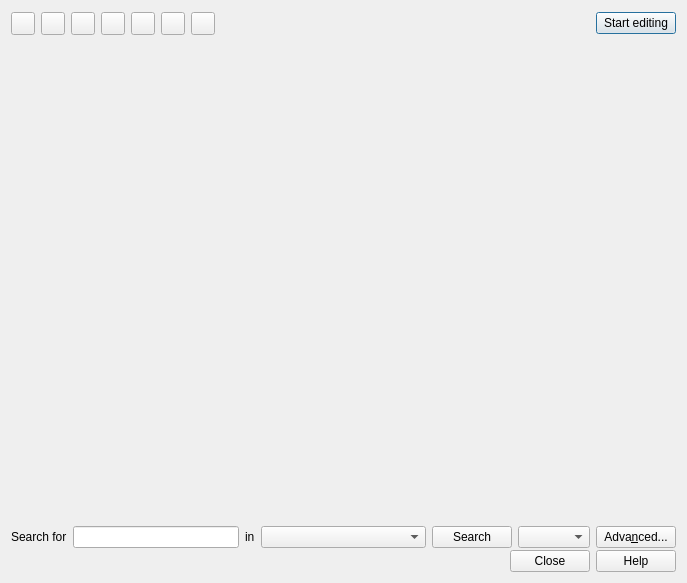
<ui version="4.0" >
 <class>QgsAttributeTableBase</class>
 <widget class="QDialog" name="QgsAttributeTableBase" >
  <property name="geometry" >
   <rect>
    <x>0</x>
    <y>0</y>
    <width>687</width>
    <height>583</height>
   </rect>
  </property>
  <property name="windowTitle" >
   <string>Attribute Table</string>
  </property>
  <property name="windowIcon" >
   <iconset/>
  </property>
  <layout class="QGridLayout" >
   <property name="horizontalSpacing" >
    <number>2</number>
   </property>
   <property name="verticalSpacing" >
    <number>2</number>
   </property>
   <item row="0" column="0" >
    <layout class="QHBoxLayout" >
     <item>
      <widget class="QToolButton" name="mRemoveSelectionButton" >
       <property name="toolTip" >
        <string>Remove selection</string>
       </property>
       <property name="text" >
        <string/>
       </property>
       <property name="icon" >
        <iconset>../xpm/remove_selection.xpm</iconset>
       </property>
       <property name="shortcut" >
        <string/>
       </property>
      </widget>
     </item>
     <item>
      <widget class="QToolButton" name="mSelectedToTopButton" >
       <property name="toolTip" >
        <string>Move selected to top</string>
       </property>
       <property name="text" >
        <string/>
       </property>
       <property name="icon" >
        <iconset>../xpm/selected_to_top.png</iconset>
       </property>
       <property name="shortcut" >
        <string>Ctrl+T</string>
       </property>
      </widget>
     </item>
     <item>
      <widget class="QToolButton" name="mInvertSelectionButton" >
       <property name="toolTip" >
        <string>Invert selection</string>
       </property>
       <property name="text" >
        <string/>
       </property>
       <property name="icon" >
        <iconset>../xpm/switch_selection.png</iconset>
       </property>
       <property name="shortcut" >
        <string>Ctrl+S</string>
       </property>
      </widget>
     </item>
     <item>
      <widget class="QToolButton" name="mCopySelectedRowsButton" >
       <property name="toolTip" >
        <string>Copy selected rows to clipboard (Ctrl+C)</string>
       </property>
       <property name="whatsThis" >
        <string>Copies the selected rows to the clipboard</string>
       </property>
       <property name="text" >
        <string/>
       </property>
       <property name="icon" >
        <iconset>../xpm/copy_selection.png</iconset>
       </property>
       <property name="shortcut" >
        <string>Ctrl+C</string>
       </property>
      </widget>
     </item>
     <item>
      <widget class="QToolButton" name="mZoomMapToSelectedRowsButton" >
       <property name="toolTip" >
        <string>Zoom map to the selected rows (Ctrl-F)</string>
       </property>
       <property name="whatsThis" >
        <string>Zoom map to the selected rows</string>
       </property>
       <property name="text" >
        <string/>
       </property>
       <property name="shortcut" >
        <string>Ctrl+F</string>
       </property>
      </widget>
     </item>
     <item>
      <widget class="QToolButton" name="mAddAttributeButton" >
       <property name="sizePolicy" >
        <sizepolicy vsizetype="Fixed" hsizetype="Fixed" >
         <horstretch>0</horstretch>
         <verstretch>0</verstretch>
        </sizepolicy>
       </property>
       <property name="toolTip" >
        <string>New column</string>
       </property>
       <property name="text" >
        <string/>
       </property>
       <property name="icon" >
        <iconset>../xpm/new_attribute.png</iconset>
       </property>
       <property name="shortcut" >
        <string>Ctrl+N</string>
       </property>
      </widget>
     </item>
     <item>
      <widget class="QToolButton" name="mDeleteAttributeButton" >
       <property name="toolTip" >
        <string>Delete column</string>
       </property>
       <property name="text" >
        <string/>
       </property>
       <property name="icon" >
        <iconset>../xpm/delete_attribute.png</iconset>
       </property>
       <property name="shortcut" >
        <string>Ctrl+X</string>
       </property>
      </widget>
     </item>
     <item>
      <spacer>
       <property name="orientation" >
        <enum>Qt::Horizontal</enum>
       </property>
       <property name="sizeType" >
        <enum>QSizePolicy::Expanding</enum>
       </property>
       <property name="sizeHint" >
        <size>
         <width>271</width>
         <height>25</height>
        </size>
       </property>
      </spacer>
     </item>
     <item>
      <widget class="QPushButton" name="btnEdit" >
       <property name="text" >
        <string>Start editing</string>
       </property>
       <property name="checkable" >
        <bool>true</bool>
       </property>
      </widget>
     </item>
    </layout>
   </item>
   <item row="1" column="0" >
    <widget class="QgsAttributeTable" native="1" name="tblAttributes" >
     <property name="sizePolicy" >
      <sizepolicy vsizetype="Expanding" hsizetype="Expanding" >
       <horstretch>0</horstretch>
       <verstretch>0</verstretch>
      </sizepolicy>
     </property>
    </widget>
   </item>
   <item row="2" column="0" >
    <layout class="QHBoxLayout" >
     <item>
      <widget class="QLabel" name="textLabel1" >
       <property name="text" >
        <string>Search for</string>
       </property>
       <property name="buddy" >
        <cstring>mSearchText</cstring>
       </property>
      </widget>
     </item>
     <item>
      <widget class="QLineEdit" name="mSearchText" />
     </item>
     <item>
      <widget class="QLabel" name="textLabel2" >
       <property name="text" >
        <string>in</string>
       </property>
       <property name="buddy" >
        <cstring>mSearchColumns</cstring>
       </property>
      </widget>
     </item>
     <item>
      <widget class="QComboBox" name="mSearchColumns" >
       <property name="sizePolicy" >
        <sizepolicy vsizetype="Fixed" hsizetype="Expanding" >
         <horstretch>0</horstretch>
         <verstretch>0</verstretch>
        </sizepolicy>
       </property>
      </widget>
     </item>
     <item>
      <widget class="QPushButton" name="mSearchButton" >
       <property name="text" >
        <string>Search</string>
       </property>
      </widget>
     </item>
     <item>
      <widget class="QComboBox" name="mSearchShowResults" />
     </item>
     <item>
      <widget class="QPushButton" name="btnAdvancedSearch" >
       <property name="text" >
        <string>Adva&amp;nced...</string>
       </property>
       <property name="shortcut" >
        <string>Alt+N</string>
       </property>
      </widget>
     </item>
    </layout>
   </item>
   <item row="3" column="0" >
    <widget class="QDialogButtonBox" name="buttonBox" >
     <property name="standardButtons" >
      <set>QDialogButtonBox::Close|QDialogButtonBox::Help|QDialogButtonBox::NoButton</set>
     </property>
    </widget>
   </item>
  </layout>
 </widget>
 <layoutdefault spacing="6" margin="11" />
 <customwidgets>
  <customwidget>
   <class>QgsAttributeTable</class>
   <extends>QWidget</extends>
   <header>qgsattributetable.h</header>
  </customwidget>
 </customwidgets>
 <tabstops>
  <tabstop>mRemoveSelectionButton</tabstop>
  <tabstop>mSelectedToTopButton</tabstop>
  <tabstop>mInvertSelectionButton</tabstop>
  <tabstop>mCopySelectedRowsButton</tabstop>
  <tabstop>mZoomMapToSelectedRowsButton</tabstop>
  <tabstop>mAddAttributeButton</tabstop>
  <tabstop>mDeleteAttributeButton</tabstop>
  <tabstop>btnEdit</tabstop>
  <tabstop>mSearchText</tabstop>
  <tabstop>mSearchColumns</tabstop>
  <tabstop>mSearchButton</tabstop>
  <tabstop>mSearchShowResults</tabstop>
  <tabstop>btnAdvancedSearch</tabstop>
  <tabstop>buttonBox</tabstop>
 </tabstops>
 <resources/>
 <connections>
  <connection>
   <sender>buttonBox</sender>
   <signal>accepted()</signal>
   <receiver>QgsAttributeTableBase</receiver>
   <slot>accept()</slot>
   <hints>
    <hint type="sourcelabel" >
     <x>645</x>
     <y>560</y>
    </hint>
    <hint type="destinationlabel" >
     <x>682</x>
     <y>529</y>
    </hint>
   </hints>
  </connection>
 </connections>
</ui>
